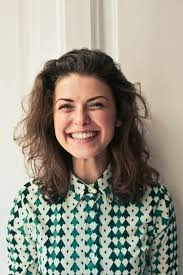
#> input picture data/girl_face.jpeg, 183 x 275 px
$ python main.py
#> lines starting #> are read from the running program, lines starting #| are printed output that depends on the picture; after the words box and inside, x2 and y2 are one past the last pixel; in counts of white or black regions, pixels touching at a corner belong together
import cv2
import matplotlib.pyplot as plt

cascade_classifier = cv2.CascadeClassifier('haarcascade_frontalface_alt.xml')
image = cv2.imread('./data/girl_face.jpeg')
#> image is the input picture: shape (275, 183, 3); mean B, G, R 135.6, 148.8, 151.7
grey_image = cv2.cvtColor(image, cv2.COLOR_BGR2GRAY)
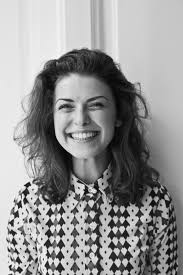
#> grey_image: shape (275, 183); min 1, max 253, mean 148.1
detect_faces = cascade_classifier.detectMultiScale(grey_image, scaleFactor=1.1, minNeighbors=10, minSize=(10,10))
#> detect_faces = [[41, 77, 75, 75]]
#plt.imshow(grey_image, cmap='gray')
#plt.show()

for (x, y, width, height) in detect_faces:
    cv2.rectangle(image, (x, y), (x+width, y+height), (0, 0, 255), 1)
#> this loop made 1 pass
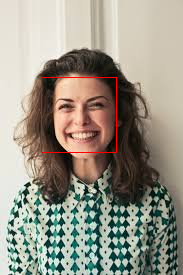
#> image: shape (275, 183, 3); 0.6% of pixels changed, all inside (x1, y1, x2, y2) = (41, 77, 117, 153)

plt.imshow(cv2.cvtColor(image, cv2.COLOR_BGR2RGB))
plt.show()

$ run again, with data/male_face.png saved as data/girl_face.jpeg
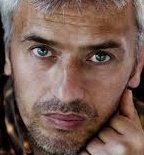
#> input picture data/male_face.png, 144 x 155 px
#> image is the input picture: shape (155, 144, 3); mean B, G, R 82.6, 93, 119.4
#> `grey_image = cv2.cvtColor(image, cv2.COLOR_BGR2GRAY)`:
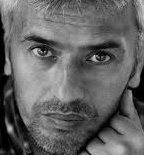
#> grey_image: shape (155, 144); min 0, max 206, mean 99.7
#> detect_faces = ()

$ run again, with data/people.jpg copied over data/girl_face.jpeg
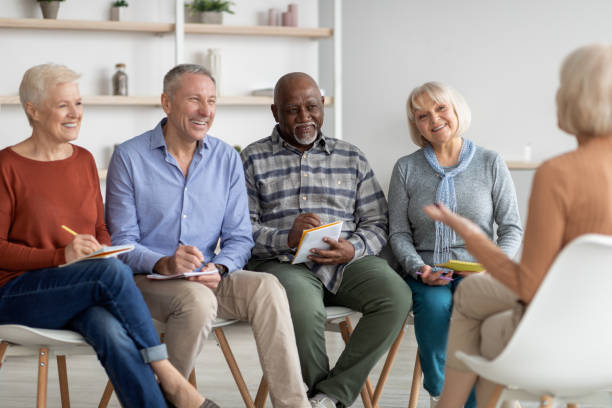
#> input picture data/people.jpg, 612 x 408 px
#> image is the input picture: shape (408, 612, 3); mean B, G, R 143.6, 146.3, 155.1
#> `grey_image = cv2.cvtColor(image, cv2.COLOR_BGR2GRAY)`:
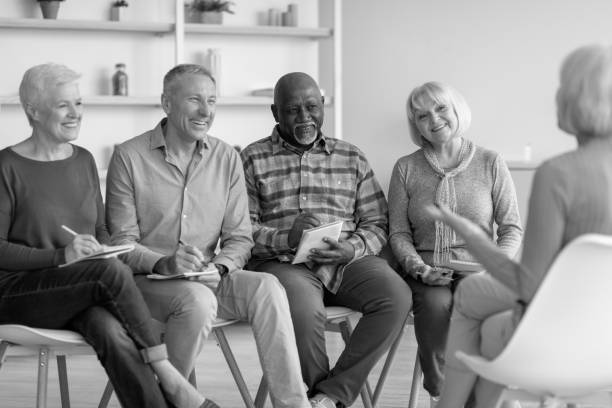
#> grey_image: shape (408, 612); min 0, max 255, mean 148.6
#> detect_faces = ()
